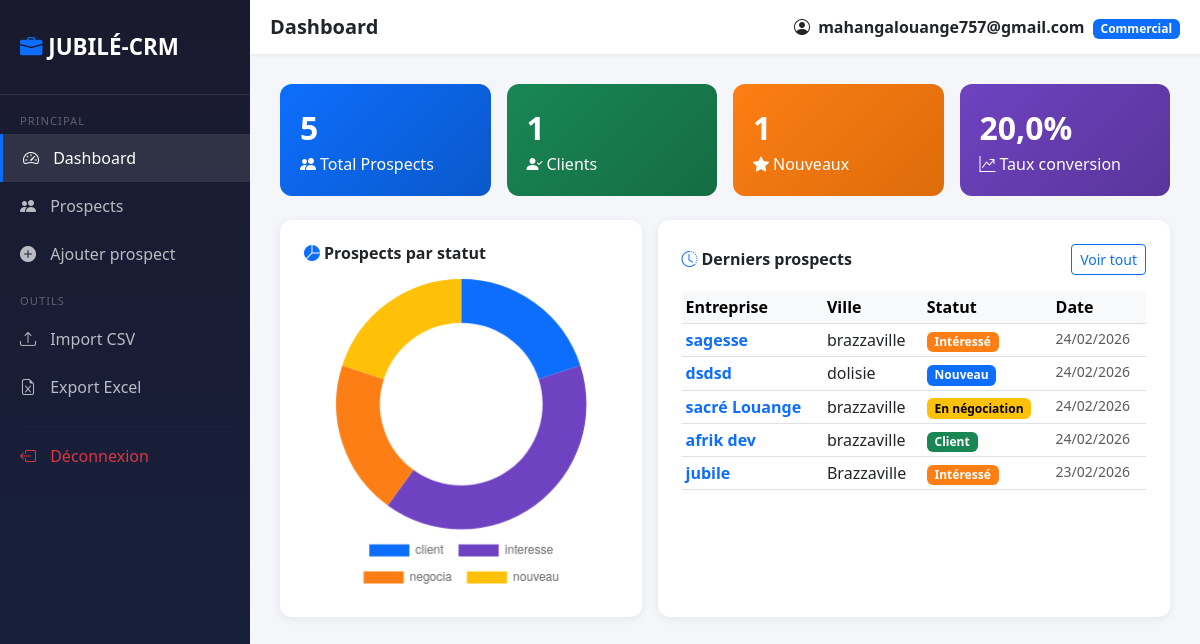
Page /crm/dashboard/ (signed in) on the committed database.
### apps/crm/models.py (models this page shows, shortened)
class Prospect(models.Model):
    STATUT_CHOICES = [
        ('nouveau', 'Nouveau'),
        ('contacte', 'Contacté'),
        ('interesse', 'Intéressé'),
        ('negocia', 'En négociation'),
        ('client', 'Client'),
        ('perdu', 'Perdu'),
    ]
    SECTEUR_CHOICES = [
        ('commerce', 'Commerce'),
        ('industrie', 'Industrie'),
        ('services', 'Services'),
        ('tech', 'Technologie'),
        ('sante', 'Santé'),
        ('education', 'Éducation'),
        ('autre', 'Autre'),
    ]
    nom_entreprise = models.CharField(max_length=200)
    email          = models.EmailField(blank=True, null=True)
    telephone      = models.CharField(max_length=20, blank=True, null=True)
    adresse        = models.TextField(blank=True, null=True)
    ville          = models.CharField(max_length=100, blank=True, null=True)
    secteur        = models.CharField(max_length=50, choices=SECTEUR_CHOICES, default='autre')
    statut         = models.CharField(max_length=20, choices=STATUT_CHOICES, default='nouveau')
    notes          = models.TextField(blank=True, null=True)
    date_creation  = models.DateTimeField(auto_now_add=True)
    date_modif     = models.DateTimeField(auto_now=True)
    cree_par       = models.ForeignKey(User, on_delete=models.SET_NULL, null=True, related_name='prospects')
    class Meta:
        ordering = ['-date_creation']
        verbose_name = 'Prospect'
        verbose_name_plural = 'Prospects'

### apps/crm/views.py (the view)
# urls.py: path('dashboard/',                         views.dashboard,              name='dashboard'),
def dashboard(request):
    total_prospects = Prospect.objects.count()
    total_clients   = Prospect.objects.filter(statut='client').count()
    nouveaux        = Prospect.objects.filter(statut='nouveau').count()
    perdus          = Prospect.objects.filter(statut='perdu').count()
    taux = round((total_clients / total_prospects * 100), 1) if total_prospects > 0 else 0
    par_statut      = Prospect.objects.values('statut').annotate(total=Count('id'))
    derniers        = Prospect.objects.select_related('cree_par').order_by('-date_creation')[:8]
    context = {
        'total_prospects': total_prospects,
        'total_clients':   total_clients,
        'nouveaux':        nouveaux,
        'perdus':          perdus,
        'taux':            taux,
        'par_statut':      par_statut,
        'derniers':        derniers,
    }
    return render(request, 'crm/dashboard.html', context)

### templates/crm/dashboard.html (shortened to what this page needs)
{% extends 'base.html' %}
{% block page_title %}Dashboard{% endblock %}
{% block content %}
<div class="row g-3 mb-4">
  <div class="col-md-3">
    <div class="stat-card" style="background:linear-gradient(135deg,#0d6efd,#0a58ca)">
      <div class="fs-2 fw-bold">{{ total_prospects }}</div>
      <div><i class="bi bi-people-fill me-1"></i>Total Prospects</div>
    </div>
  </div>
  <div class="col-md-3">
    <div class="stat-card" style="background:linear-gradient(135deg,#198754,#146c43)">
      <div class="fs-2 fw-bold">{{ total_clients }}</div>
      <div><i class="bi bi-person-check-fill me-1"></i>Clients</div>
    </div>
  </div>
  <div class="col-md-3">
    <div class="stat-card" style="background:linear-gradient(135deg,#fd7e14,#dc6c0a)">
      <div class="fs-2 fw-bold">{{ nouveaux }}</div>
      <div><i class="bi bi-star-fill me-1"></i>Nouveaux</div>
    </div>
  </div>
  <div class="col-md-3">
    <div class="stat-card" style="background:linear-gradient(135deg,#6f42c1,#59359a)">
      <div class="fs-2 fw-bold">{{ taux }}%</div>
      <div><i class="bi bi-graph-up-arrow me-1"></i>Taux conversion</div>
    </div>
  </div>
</div>
<div class="row g-3">
  <div class="col-md-5">
    <div class="card p-4 h-100">
      <h6 class="fw-bold mb-3"><i class="bi bi-pie-chart-fill text-primary me-1"></i>Prospects par statut</h6>
      <canvas id="chartStatut"></canvas>
    </div>
  </div>
  <div class="col-md-7">
    <div class="card p-4 h-100">
      <div class="d-flex justify-content-between align-items-center mb-3">
        <h6 class="fw-bold mb-0"><i class="bi bi-clock-history text-primary me-1"></i>Derniers prospects</h6>
        <a href="{% url 'crm:prospect_list' %}" class="btn btn-sm btn-outline-primary">Voir tout</a>
      </div>
      <table class="table table-hover table-sm">
        <thead class="table-light">
          <tr>
            <th>Entreprise</th><th>Ville</th><th>Statut</th><th>Date</th>
          </tr>
        </thead>
        <tbody>
          {% for p in derniers %}
          <tr>
            <td>
              <a href="{% url 'crm:prospect_detail' p.pk %}" class="text-decoration-none fw-semibold">
                {{ p.nom_entreprise }}
              </a>
            </td>
            <td>{{ p.ville|default:"—" }}</td>
            <td>
              <span class="badge badge-statut-{{ p.statut }}">
                {{ p.get_statut_display }}
              </span>
            </td>
            <td class="text-muted small">{{ p.date_creation|date:"d/m/Y" }}</td>
          </tr>
          {% empty %}
          <tr>
            <td colspan="4" class="text-center text-muted py-3">
              Aucun prospect pour l'instant.
            </td>
          </tr>
          {% endfor %}
        </tbody>
      </table>
    </div>
  </div>
</div>
{% endblock %}
{% block scripts %}
<script>
  try {
    const donutData = {
      labels: [{% for s in par_statut %}'{{ s.statut }}',{% endfor %}],
      datasets: [{
        data: [{% for s in par_statut %}{{ s.total }},{% endfor %}],
        backgroundColor: ['#0d6efd','#6f42c1','#fd7e14','#ffc107','#198754','#dc3545'],
        borderWidth: 0,
      }]
    };
    new Chart(document.getElementById('chartStatut'), {
      type: 'doughnut',
      data: donutData,
      options: {
        cutout: '65%',
        plugins: {
          legend: { position: 'bottom', labels: { padding: 15 } }
        }
      }
    });
  } catch(e) {
    console.error('Erreur graphique:', e);
  }
</script>
{% endblock %}

### templates/base.html (shortened to what this page needs)
<!DOCTYPE html>
<html lang="fr">
<head>
  <link href="https://cdn.jsdelivr.net/npm/bootstrap@5.3.0/dist/css/bootstrap.min.css" rel="stylesheet"/>
  <link href="https://cdn.jsdelivr.net/npm/bootstrap-icons@1.10.5/font/bootstrap-icons.css" rel="stylesheet"/>
</head>
<body>
{% if user.is_authenticated %}
<div class="sidebar" id="sidebar">
  <a class="brand" href="{% url 'crm:dashboard' %}">
    <i class="bi bi-briefcase-fill text-primary"></i> JUBILÉ-CRM
  </a>
  <nav class="nav flex-column mt-2">
    <div style="color:rgba(255,255,255,0.3); font-size:0.7rem; padding:10px 20px 5px;
                text-transform:uppercase; letter-spacing:1px;">
      Principal
    </div>
    <a class="nav-link {% if request.resolver_match.url_name == 'dashboard' %}active{% endif %}"
       href="{% url 'crm:dashboard' %}">
      <i class="bi bi-speedometer2"></i> Dashboard
    </a>
    <a class="nav-link {% if 'prospect' in request.resolver_match.url_name %}active{% endif %}"
       href="{% url 'crm:prospect_list' %}">
      <i class="bi bi-people-fill"></i> Prospects
    </a>
    <a class="nav-link" href="{% url 'crm:prospect_create' %}">
      <i class="bi bi-plus-circle-fill"></i> Ajouter prospect
    </a>
    <div style="color:rgba(255,255,255,0.3); font-size:0.7rem; padding:15px 20px 5px;
                text-transform:uppercase; letter-spacing:1px;">
      Outils
    </div>
    <a class="nav-link" href="{% url 'crm:import_csv' %}">
      <i class="bi bi-upload"></i> Import CSV
    </a>
    <a class="nav-link" href="{% url 'crm:export_excel' %}">
      <i class="bi bi-file-earmark-excel"></i> Export Excel
    </a>
    <hr style="border-color:rgba(255,255,255,0.1); margin:15px 20px 5px;">
    <a class="nav-link text-danger" href="{% url 'users:logout' %}">
      <i class="bi bi-box-arrow-left"></i> Déconnexion
    </a>
  </nav>
</div>
<div class="main-content">
  <div class="topbar">
    <div class="d-flex align-items-center">
      <h5 class="mb-0 fw-bold">{% block page_title %}{% endblock %}</h5>
    </div>
    <div>
      <i class="bi bi-person-circle me-1"></i>
      <strong>{{ user.username }}</strong>
      {% if user.is_superuser %}
        <span class="badge bg-danger ms-1">Admin</span>
      {% elif user.groups.all.0 %}
        <span class="badge bg-primary ms-1">{{ user.groups.all.0 }}</span>
      {% endif %}
    </div>
  </div>
  {% block content %}{% endblock %}
</div>
{% else %}
  {% block auth_content %}{% endblock %}
{% endif %}
{% block scripts %}{% endblock %}
</body>
</html>

### templates/base.html (style rules this page uses)
body { background-color: #f4f6f9; }
.sidebar { min-height: 100vh; background: linear-gradient(180deg, #1a1a2e 0%, #16213e 100%); width: 250px; position: fixed; top: 0; left: 0; padding-top: 20px; z-index: 1000; transition: transform 0.3s ease; overflow-y: auto; }
.sidebar .brand { color: #fff; font-size: 1.4rem; font-weight: 700; padding: 10px 20px 30px; border-bottom: 1px solid rgba(255,255,255,0.1); display: block; text-decoration: none; }
.sidebar .nav-link { color: rgba(255,255,255,0.7); padding: 12px 20px; border-radius: 0; transition: all 0.2s; }
.sidebar .nav-link:hover, .sidebar .nav-link.active { color: #fff; background: rgba(255,255,255,0.1); border-left: 3px solid #0d6efd; }
.sidebar .nav-link i { margin-right: 10px; }
.main-content { margin-left: 250px; padding: 30px; transition: margin-left 0.3s ease; }
.topbar { background: #fff; padding: 15px 20px; margin: -30px -30px 30px; box-shadow: 0 1px 4px rgba(0,0,0,0.07); display: flex; justify-content: space-between; align-items: center; }
.card { border: none; border-radius: 12px; box-shadow: 0 2px 10px rgba(0,0,0,0.07); }
.stat-card { border-radius: 12px; color: #fff; padding: 20px; }
.badge-statut-nouveau { background:#0d6efd; }
.badge-statut-interesse { background:#fd7e14; }
.badge-statut-negocia { background:#ffc107; color:#000; }
.badge-statut-client { background:#198754; }

### rows in the picture
Prospect: nom_entreprise "sagesse", ville "brazzaville", statut "Intéressé", date_creation "24/02/2026"
Prospect: nom_entreprise "dsdsd", ville "dolisie", statut "Nouveau", date_creation "24/02/2026"
Prospect: nom_entreprise "sacré Louange", ville "brazzaville", statut "En négociation", date_creation "24/02/2026"
Prospect: nom_entreprise "afrik dev", ville "brazzaville", statut "Client", date_creation "24/02/2026"
Prospect: nom_entreprise "jubile", ville "Brazzaville", statut "Intéressé", date_creation "23/02/2026"

### other values in the picture
{{ user.username }} "mahangalouange757@gmail.com"
{{ user.groups.all.0 }} "Commercial"
{{ total_prospects }} "5"
{{ total_clients }} "1"
{{ nouveaux }} "1"
{{ taux }} "20,0"
chart data {{ s.statut }} client, interesse, negocia, nouveau
chart data {{ s.total }} 1, 2, 1, 1
